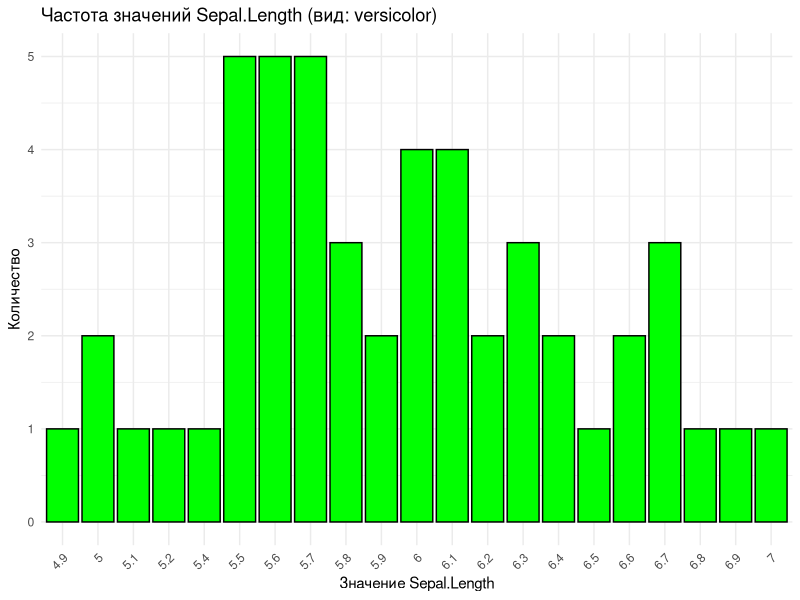
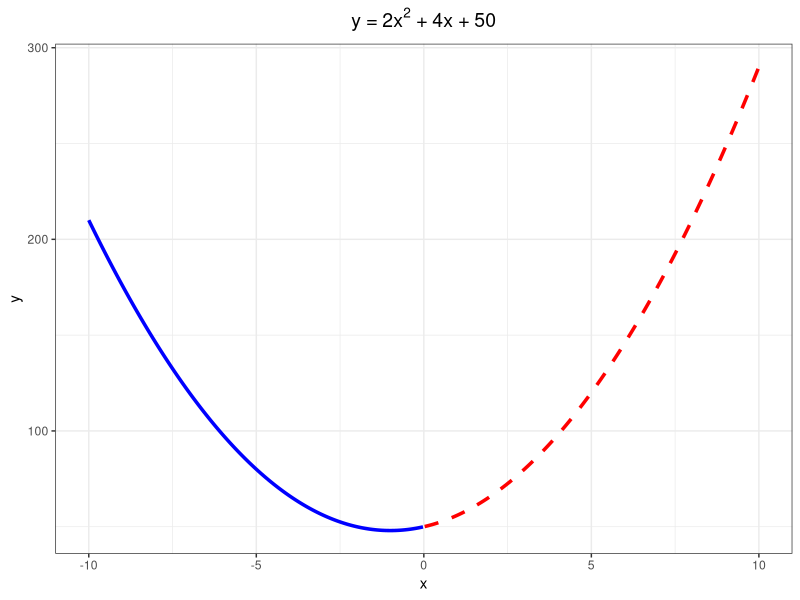
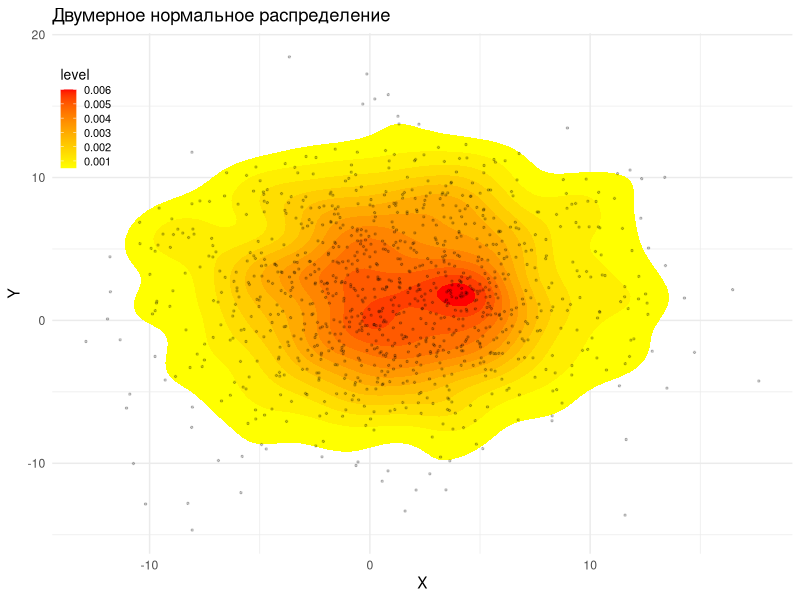

These figures' R source, in order:
#install.packages("dplyr") 
#install.packages("ggplot2")
#install.packages("readxl")
#install.packages("reshape2")


###  Задание 1

# Загружаем данные iris
data(iris)

# Фильтруем данные для вида 'versicolor'
versicolor_data <-
  iris[iris$Species == "versicolor", ]

# Создаем таблицу частот для переменной Sepal.Length
freq_table <- 
  table(versicolor_data$Sepal.Length)

# Преобразуем таблицу в датафрейм
result_df <- 
  data.frame(Sepal.Length = as.numeric(names(freq_table)), # Уникальные значения Sepal.Length
  Frequency = as.vector(freq_table)             # Частоты
)

# Сохраняем результат в CSV-файл
write.csv(result_df, "versicolor_sepal_length_freq.csv", row.names = FALSE)

# Выводим таблицу в консоль для проверки


print(result_df, row.names = FALSE)



### Задание 2


# Загружаем библиотеку ggplot2
library(ggplot2)

# Строим столбчатую диаграмму
ggplot(result_df, aes(x = factor(Sepal.Length), y = Frequency)) +
  geom_bar(
    stat = "identity",           # Используем точные значения из Frequency
    fill = "green",          # Цвет заливки как в примере
    color = "black"              # Черные границы столбцов
  ) +
  labs(
    title = "Частота значений Sepal.Length (вид: versicolor)",
    x = "Значение Sepal.Length",
    y = "Количество"
  ) +
  theme_minimal() +              # Минималистичная тема
  theme(axis.text.x = element_text(angle = 45, hjust = 1)) # Наклон подписей оси X

### Задание 3

library(ggplot2)
library(dplyr)

# Создаем и разделяем данные
x <- seq(-10, 10, length.out = 400)
y <- 2*x^2 + 4*x + 50
df <- data.frame(x = x, y = y)

df_negative <- df %>% filter(x < 0)
df_positive <- df %>% filter(x >= 0)

# Минималистичный график
ggplot() +
  geom_line(data = df_negative, aes(x = x, y = y), 
            color = "blue", linewidth = 1.2, linetype = "solid") +
  geom_line(data = df_positive, aes(x = x, y = y), 
            color = "red", linewidth = 1.2, linetype = "dashed") +
  labs(
    title = expression(paste("y = 2x"^2, " + 4x + 50")),
    x = "x",
    y = "y"
  ) +
  theme_bw() +
  theme(plot.title = element_text(hjust = 0.5, size = 14))

### Задание 4

# Установка начального значения для воспроизводимости
set.seed(12345)

# Генерация выборки из двумерного нормального распределения
df <- data.frame(
  X = rnorm(1000, mean = 1, sd = 5),
  Y = rnorm(1000, mean = 2, sd = 5)
)

# Визуализация с использованием ggplot2
library(ggplot2)

ggplot(df, aes(x = X, y = Y)) +
  # Залитые контурные уровни плотности
  stat_density_2d(
    aes(fill = after_stat(level)), 
    geom = "polygon",
    alpha = 1
  ) +
  # Градиент заливки для уровней плотности
  scale_fill_gradient(
    low = "yellow",
    high = "red",
    name = "level"
  ) +
  # Точки данных (добавляем ПОД контурами, чтобы они были лучше видны)
  geom_point(color = "black", alpha = 0.2, size = 0.5) +
  # Оформление
  theme_minimal() +
  labs(
    title = "Двумерное нормальное распределение",
    x = "X",
    y = "Y"
  ) +
  theme(
    legend.position = c(0.001, 0.95),  # Легенда внутри графика (x, y в долях от
    # 0 до 1)
    legend.justification = c(0, 1),   # Выравнивание легенды (левый верхний угол)
    legend.title = element_text(size = 10),
    legend.text = element_text(size = 8),
    legend.key.size = unit(0.4, "cm")  # Размер элементов легенды
  )